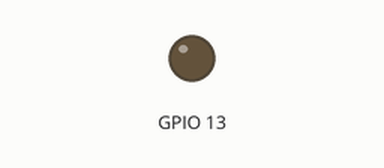
Recording of a sketch running on a simulated ESP8266 (NodeMCU). Shown: output pins drawn as LEDs (lit = HIGH). Dashed ring = blinking. What the sketch prints to the serial monitor is not drawn. At 5.5 s the program puts the board to deep sleep or switches it off; the recording ends there.

Above: at 0.2 s.
At 2.62 s:
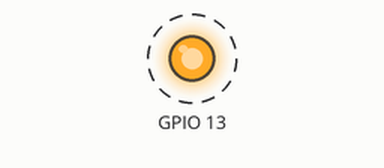
Timing chart, 0 to 3.0 s (numbered marks = the images above):
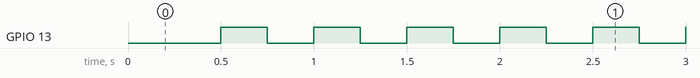

Measured:
- by itself, GPIO 13: alternates HIGH for 0.25 s and LOW for 0.25 s

The sketch:

deepsleepwithtimer.ino
```cpp
/*
 * To use timer wake up with ESP8266, you need to connect the RST pin to GPIO 16
 * which is labeled as D0, in a NodeMCU board.
 */
#include <Ticker.h>

Ticker blinker;
static uint8_t ledStatus = 0;
uint32_t counter = 0;

static void blink()
{
   digitalWrite(13, ledStatus);
   ledStatus = (ledStatus + 1) % 2;
   if (counter++ > 20)
     {
        Serial.println("Going to sleep...for 10 seconds..");
        ESP.deepSleep(10000000, WAKE_RF_DEFAULT); //sleep for 10 seconds
        //After this, the device will reboot,
        // make sure GPIO_16 is connected to RST then only it will work.
     }
}
void setup()
{
   Serial.begin(115200);
   pinMode(13, OUTPUT);
   blinker.attach(0.25, blink);
   Serial.println("setup....");
}

void loop()
{
}
```
